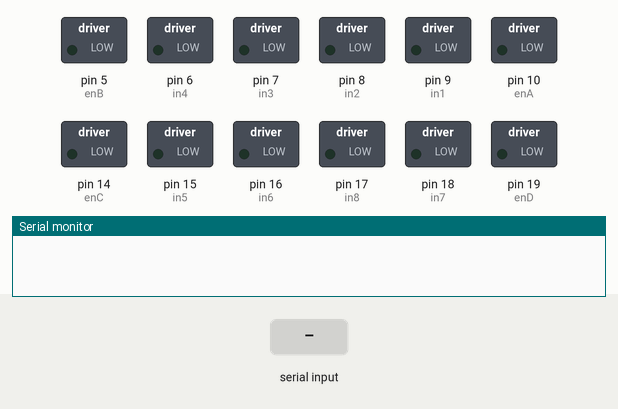
Simulated run of this sketch. Board: Arduino Uno, built with avr-gcc and run on an emulated ATmega328P. On the bench: switched loads named in the sketch (green lamp = pin HIGH), the last lines printed to the serial monitor. Inputs (shaded band) come from the test bench.

Above: at 1.2 s.
1.3 s: "F" received over Serial
At 2.2 s:
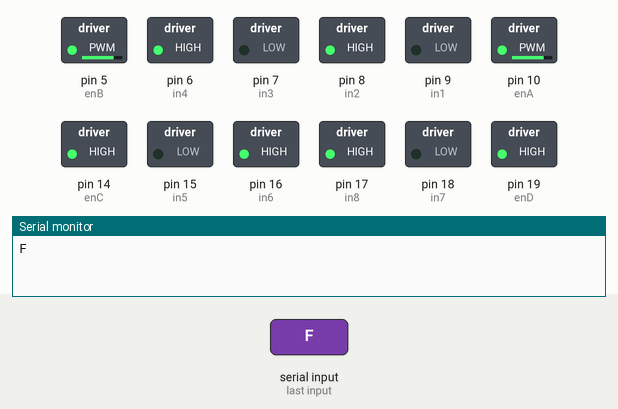
2.8 s: "B" received over Serial
At 3.4 s:
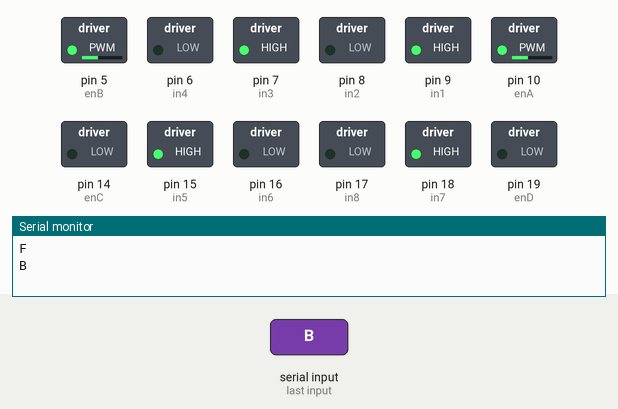
4.3 s: "L" received over Serial
At 5.5 s:
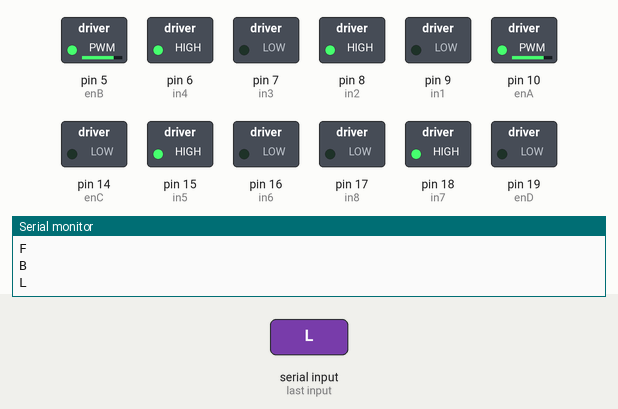
5.8 s: "R" received over Serial
At 6.9 s:
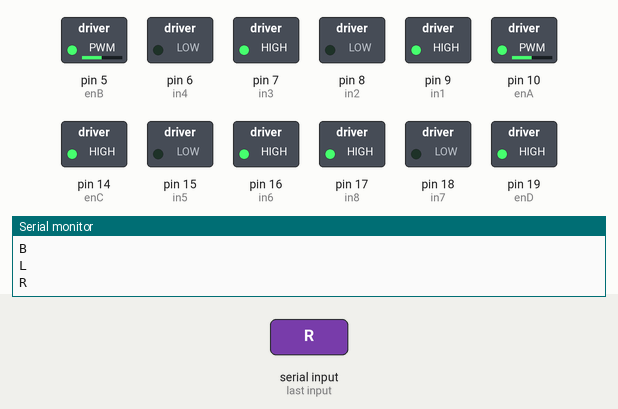
Timing chart, 0 to 8.3 s (numbered marks = the images above; inputs shaded):
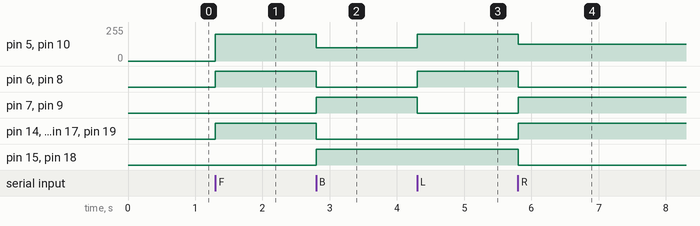

Measured:
- after the input at 1.3 s, pin 5 (enB), pin 10 (enA): 0/255 → 200/255 at once; pin 6 (in4), pin 8 (in2), pin 14 (enC), pin 16 (in6), pin 17 (in8), pin 19 (enD): LOW → HIGH at once
- after the input at 2.8 s, pin 5 (enB), pin 10 (enA): 200/255 → 100/255 at once; pin 6 (in4), pin 8 (in2), pin 14 (enC), pin 16 (in6), pin 17 (in8), pin 19 (enD): HIGH → LOW at once; pin 7 (in3), pin 9 (in1), pin 15 (in5), pin 18 (in7): LOW → HIGH at once
- after the input at 4.3 s, pin 5 (enB), pin 10 (enA): 100/255 → 200/255 at once; pin 6 (in4), pin 8 (in2): LOW → HIGH at once; pin 7 (in3), pin 9 (in1): HIGH → LOW at once
- after the input at 5.8 s, pin 5 (enB), pin 10 (enA): 200/255 → 125/255 at once; pin 6 (in4), pin 8 (in2), pin 15 (in5), pin 18 (in7): HIGH → LOW at once; pin 7 (in3), pin 9 (in1), pin 14 (enC), pin 16 (in6), pin 17 (in8), pin 19 (enD): LOW → HIGH at once

The sketch:

mark2__Bluetooth_Car_2.0.ino
```cpp
// motor one
int enA = 10;
int in1 = 9;
int in2 = 8;
// motor two
int enB = 5;
int in3 = 7;
int in4 = 6;
// motor tree
int enC = 14;
int in5 = 15;
int in6 = 16;
// motor four
int enD = 19;
int in7 = 18;
int in8 = 17;

char t;

void forward ()
{
  // side R
  digitalWrite(in1, LOW);
  digitalWrite(in2, HIGH);
  analogWrite(enA, 200);
  digitalWrite(in3, LOW);
  digitalWrite(in4, HIGH);
  analogWrite(enB, 200);
  //side L
  digitalWrite(in5, LOW);
  digitalWrite(in6, HIGH);
  analogWrite(enC, 200);
  digitalWrite(in7, LOW);
  digitalWrite(in8, HIGH);
  analogWrite(enD, 200);
}

void backward ()
{
  // side R
  digitalWrite(in1, HIGH);
  digitalWrite(in2, LOW);
  analogWrite(enA, 100);
  digitalWrite(in3, HIGH);
  digitalWrite(in4, LOW);
  analogWrite(enB, 100);
  //side L
  digitalWrite(in5, HIGH);
  digitalWrite(in6, LOW);
  analogWrite(enC, 100);
  digitalWrite(in7, HIGH);
  digitalWrite(in8, LOW);
  analogWrite(enD, 100);
}

void right ()
{
  // side R
  digitalWrite(in1, HIGH);
  digitalWrite(in2, LOW);
  analogWrite(enA, 125);
  digitalWrite(in3, HIGH);
  digitalWrite(in4, LOW);
  analogWrite(enB, 125);
  //side L
  digitalWrite(in5, LOW);
  digitalWrite(in6, HIGH);
  analogWrite(enC, 200);
  digitalWrite(in7, LOW);
  digitalWrite(in8, HIGH);
  analogWrite(enD, 200);
}

void left ()
{
 // side R
  digitalWrite(in1, LOW);
  digitalWrite(in2, HIGH);
  analogWrite(enA, 200);
  digitalWrite(in3, LOW);
  digitalWrite(in4, HIGH);
  analogWrite(enB, 200);
  //side L
  digitalWrite(in5, HIGH);
  digitalWrite(in6, LOW);
  analogWrite(enC, 125);
  digitalWrite(in7, HIGH);
  digitalWrite(in8, LOW);
  analogWrite(enD, 125);
}

void Stop ()
{
  //side R
  digitalWrite(in1, LOW);
  digitalWrite(in2, LOW);
  analogWrite(enA, 0);
  digitalWrite(in3, LOW);
  digitalWrite(in4, LOW);
  analogWrite(enB, 0);
  //side L
  digitalWrite(in5, LOW);
  digitalWrite(in6, LOW);
  analogWrite(enC, 0);
  digitalWrite(in7, LOW);
  digitalWrite(in8, LOW);
  analogWrite(enD, 0);
}

void setup() {
  // put your setup code here, to run once:
  Serial.begin(9600);


  pinMode(in1, OUTPUT);
  pinMode(in2, OUTPUT);
  pinMode(in3, OUTPUT);
  pinMode(in4, OUTPUT);
  pinMode(in5, OUTPUT);
  pinMode(in6, OUTPUT);
  pinMode(in7, OUTPUT);
  pinMode(in8, OUTPUT);
}

void loop() {
  // put your main code here, to run repeatedly:

  if(Serial.available()){
  t = Serial.read();
  Serial.println(t);
  }
   if(t == 'F')
   {
  forward();
 }
  if(t == 'B')
  {
  backward();
 }
  if(t == 'L')
  {
  left();
 }
  if(t == 'R')
  {
  right();
 }
  if(t == 'S')
  {
  Stop();
 }
}
```
